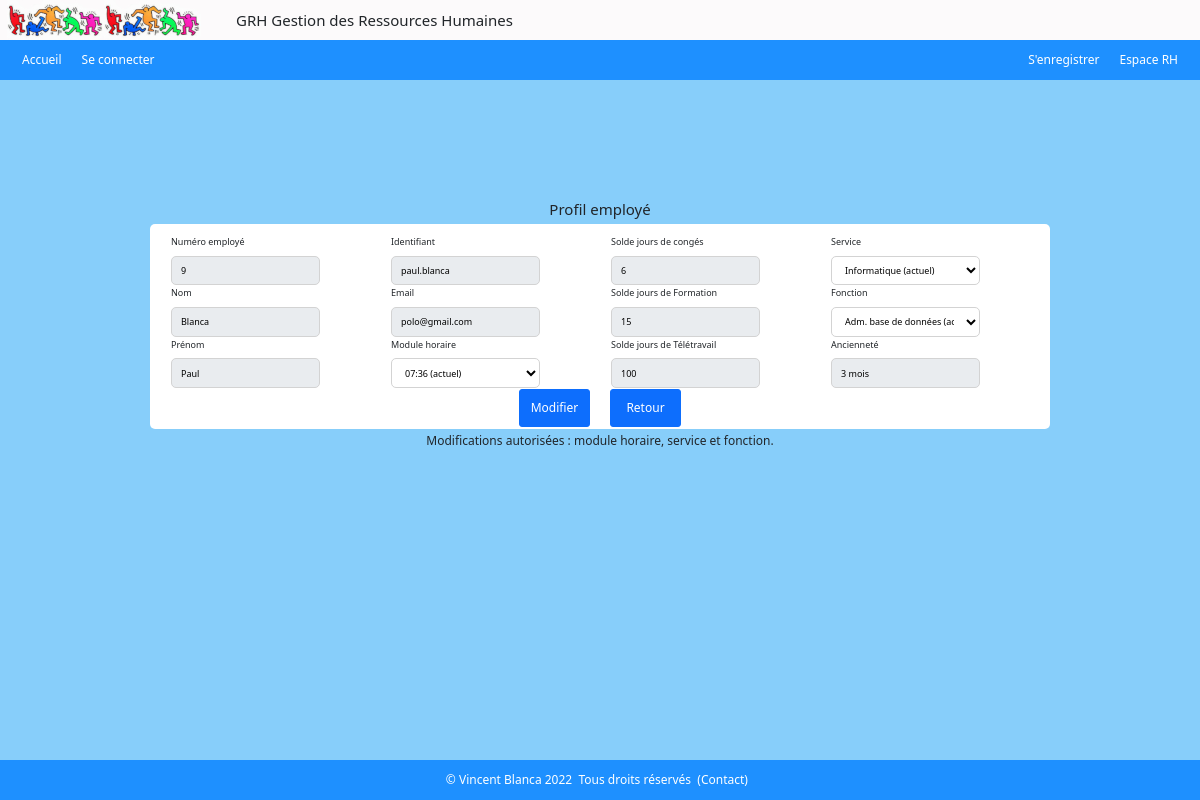
Page /index.php?action=employe&id=9 (signed in) on the committed database.
### tables this page shows
CREATE TABLE IF NOT EXISTS `employe` (
  `empid` int UNSIGNED NOT NULL AUTO_INCREMENT,
  `nom` varchar(50) NOT NULL,
  `prenom` varchar(50) NOT NULL,
  `email` varchar(100) NOT NULL,
  `ident` varchar(50) NOT NULL,
  `mdpass` varchar(50) NOT NULL,
  `dateEmbauche` date NOT NULL,
  `horid` int NOT NULL,
  `servid` int NOT NULL,
  `fonctid` int NOT NULL,
  PRIMARY KEY (`empid`),
  UNIQUE KEY `email` (`email`),
  UNIQUE KEY `ident` (`ident`),
  KEY `horid` (`horid`),
  KEY `servid` (`servid`),
  KEY `fonctid` (`fonctid`)
);

CREATE TABLE IF NOT EXISTS `service` (
  `servid` int NOT NULL AUTO_INCREMENT,
  `libelle` varchar(50) NOT NULL,
  PRIMARY KEY (`servid`)
);

CREATE TABLE IF NOT EXISTS `fonction` (
  `fonctid` int NOT NULL AUTO_INCREMENT,
  `libelle` varchar(50) NOT NULL,
  `servid` int NOT NULL,
  PRIMARY KEY (`fonctid`),
  KEY `servid` (`servid`)
);

### admin/admin_controlers/controlerAdmin_employe.php (called while the page is built, shortened)
<?php
require ('./admin/admin_models/modelAdmin_employe.php');
function employe()
{
    $id = (int)($_GET['id']);
    $employe = getEmploye($id);
    $detail_empl = $employe->fetch(PDO::FETCH_ASSOC);
    $mod_horaire = getModuleHoraire($id);
    $horaire = $mod_horaire->fetch(PDO::FETCH_ASSOC);
    $services  = getListServices();
    $listeLibServices = servicesLibelle($services);
    $solde_conges      = getSoldeAbsences($id, 1);
    $solde_formation   = getSoldeAbsences($id, 2);
    $solde_teletravail = getSoldeAbsences($id, 3);
    $anciennete = $detail_empl['anciennete'];
    if($anciennete < 12) {
        $mois = $anciennete;
        $anciennete_employe = $mois." mois";
    }
    require ('./admin/admin_views/viewAdmin_employe.php');
}

### admin/admin_models/modelAdmin_employe.php (called while the page is built, shortened)
<?php
function getEmploye($id)
{
    $bdd = $GLOBALS['bdd'];
    $req_employe = $bdd->prepare("SELECT empid, nom, prenom, email, ident, horid, f.fonctid AS 'fonctid', s.servid AS 'servid', PERIOD_DIFF(DATE_FORMAT(NOW(),'%Y%m'), DATE_FORMAT(dateEmbauche, '%Y%m')) AS 'anciennete', s.libelle AS 'service', f.libelle AS 'fonction' FROM employe e, service s, fonction f WHERE empid =:empid AND e.fonctid = f.fonctid AND s.servid = e.servid");
    $req_employe->execute(
        [
            'empid' => $id
        ]
    );
    return $req_employe;
}
function getSoldeAbsences($empid, $type)
{
    $bdd = $GLOBALS['bdd'];
    $req_absences = $bdd->prepare("SELECT nb_jours AS 'jours', annee, libelle FROM type_conge tc, droits_conges dc, employe e WHERE dc.typeid = tc.id AND e.empid=dc.empid AND e.empid =:empid AND tc.id =:id");
    $req_absences->execute(
        [
            'empid' => $empid,
            'id'    => $type,
        ]
    );
    $solde = $req_absences->fetch(PDO::FETCH_ASSOC);
    return $solde;
}
function getListServices()
{
    $bdd = $GLOBALS['bdd'];
    $req_liste_services = "SELECT * FROM service";
    $liste_services = $bdd->query($req_liste_services);
    $services = $liste_services->fetchAll(PDO::FETCH_ASSOC);
    return $services;
}

### models/model_connect.php (called while the page is built, shortened)
<?php
function getModuleHoraire($id)
{
    $bdd = $GLOBALS['bdd'];
    $req_mod_hor = $bdd->query("SELECT TIME_FORMAT(mh.hormod, '%H:%i') AS 'Mod_Hor' FROM  mod_horaire mh, employe e WHERE e.empid = $id AND mh.horid = e.horid");
    return $req_mod_hor;
}

### includes/inc_functions.php (called while the page is built, shortened)
<?php
function servicesLibelle ($services) : array
{
    $servicesName = [];
    foreach ($services as $service) {
        $servicesName [] = $service['libelle'];
    }
    return $servicesName;
}

### admin/admin_views/viewAdmin_employe.php (the view, shortened to what this page needs)
<?php
include('./includes/header.php');
?>
<div class="register">
  <h5>Profil employé</h5>
  <form action="index.php?action=employe&id=<?= $id ?? $_SESSION['id_employe'] ?>" method="post">
    <div class="profilemploye">
      <div class="civilite">
        <label for="empid">Numéro employé</label>
        <input type="text" name="empid" readonly id="empid" style="background-color: #e9ecef" value="<?= $detail_empl['empid'] ?>" />
        <label for="nom">Nom</label>
        <input type="text" name="nom" readonly id="nom" style="background-color: #e9ecef" value="<?= $detail_empl['nom'] ?>" />
        <label for="prenom">Prénom</label>
        <input type="text" name="prenom" readonly id="prenom" style="background-color: #e9ecef" value="<?= $detail_empl['prenom'] ?>"  />
      </div>
      <div class="civilite">
        <label for="ident">Identifiant</label>
        <input type="text" name="ident" readonly id="ident" style="background-color: #e9ecef" value="<?= $detail_empl['ident'] ?>" />
        <label for="mail">Email</label>
        <input type="email" name="mail" readonly id="mail" style="background-color: #e9ecef" value="<?= $detail_empl['email'] ?>" />
        <label for="horaire">Module horaire</label>
        <select name="horaire" id="horaire">
            <option value="<?= $detail_empl['horid'] ?>"><?= $horaire['Mod_Hor']." (actuel)" ?></option>
        </select>
      </div>
      <div class="civilite">
        <label for="conges">Solde jours de congés</label>
        <input type="text" name="conges" readonly id="conges" style="background-color: #e9ecef" value="<?= $solde_conges['jours'] ?>" />
        <label for="formation">Solde jours de Formation</label>
        <input type="text" name="formation" readonly id="formation" style="background-color: #e9ecef" value="<?= $solde_formation['jours'] ?>" />
        <label for="formation">Solde jours de Télétravail</label>
        <input type="text" name="teletravail" readonly id="teletravail" style="background-color: #e9ecef" value="<?= $solde_teletravail['jours'] ?>" />
      </div>
      <div class="civilite">
          <label for="service">Service</label>
          <select name="service" id="service" onchange="myService()">
            <option value="<?= $detail_empl['servid'] ?>"><?= $detail_empl['service']." (actuel)" ?></option>
          </select>
          <label for="fonction">Fonction</label>
          <?php for($i=0; $i < count($listeLibServices); $i++) :
              if($listeLibServices[$i] == "Administratif") : ?>
                <select name="fonction" id="admin">
                  <option value="" disabled selected>
                    <?= ($detail_empl['servid'] == 1) ? $detail_empl['fonction']." (actuelle)" : "Veuillez choisir une fonction" ?>
                  </option>
                  <?php
                    foreach($fonctionsAd as $fonctionAd) { ?>
                      <option value="<?= $fonctionAd['fonctid']?>">
                        <?= $fonctionAd['libelle'] ?>
                      </option>
                  <?php } ?>
                </select>
              <?php elseif($listeLibServices[$i] == "Informatique") : ?>
                <select name="fonction" id="info">
                  <option value="" disabled selected>
                    <?= ($detail_empl['servid'] == 2) ? $detail_empl['fonction']." (actuelle)" : "Veuillez choisir une fonction" ?>
                  </option>
                </select>
              <?php endif;
            endfor;?>
          <label for="anciennete">Ancienneté</label>
          <input type="text" name="anciennete" readonly id="anciennete" style="background-color: #e9ecef" value="<?= $anciennete_employe ?>" />
      </div>
      <div class="valid">
        <input class="btn btn-primary" type="submit" name="submit" value="Modifier" />
        <input class="btn btn-primary" type="submit" name="submit" value="Retour" />
      </div>
    </div>
  </form>
  <h6 class="champs">Modifications autorisées : module horaire, service et fonction.</h6>
</div>
<?php
  include('./includes/footer.php');
?>

### css/monstyle.css (style rules this page uses)
html, body { margin:0; padding:0; height:100%; }
body { background-color: #fcfafb; }
.register { height: calc(100% - 240px); background-color: #fcfafb; }
.register { display: flex; padding-top: 50px; align-items: center; flex-direction: column; }
.btn { background-color: unset; }
div.valid { display: flex; column-gap: 20px; }
div.valid>input { width: 90px; }
div.profilemploye { display: flex; justify-content: center; flex-wrap: wrap; background-color: white; border-radius: 5px 5px; width: 1350px; margin: auto; column-gap: 20px; padding: 20px; }
div.civilite { display: flex; flex-direction: column; width: 310px; height: 310px; padding: 30px; row-gap: 10px; }
div.civilite>input { border-radius: 5px 5px; border: 1px solid lightgrey; }
div.civilite>select { background-color: white; border-radius: 5px 5px; border: 1px solid lightgrey; padding: .375rem .75rem; }
h6.champs { margin-top: 5px; }
input { height: 38px; padding: .375rem .75rem; }
select { height: 38px; line-height:24px; }

### css/laptop.css (style rules this page uses)
html, body, div.register, div.registration, div.civilite { font-size: 0.75rem; }
div.register { height: calc(100% - 120px); background-color:lightskyblue; }
div.profilemploye { width: 900px; padding: 10px; }
div.civilite { width: 200px; row-gap: 1px; padding: 1px; height: 155px; }
div.civilite>input { width: 75%; }
.civilite>select { width:75%; }
h6.champs, h6.lien_form { margin-top: 5px; }
div.valid { margin: 0px; width: 170px; height: 30px; justify-content: center; }
div.valid>input { width: 71px; }

### rows in the picture
employe: empid "9", nom "Blanca", prenom "Paul", ident "paul.blanca", mail "polo@gmail.com", service "Informatique (actuel)", fonction "Adm. base de données (actuelle)"

### other values in the picture
form field horaire "07:36 (actuel)"
